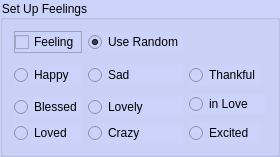
              <widget class="QGroupBox" name="groupBox_19">
               <property name="styleSheet">
                <string notr="true">background-color: rgb(204, 211, 250);</string>
               </property>
               <property name="title">
                <string>Set Up Feelings</string>
               </property>
               <layout class="QGridLayout" name="gridLayout_10">
                <item row="0" column="1">
                 <widget class="QRadioButton" name="feeling_random_image">
                  <property name="text">
                   <string>Use Random</string>
                  </property>
                  <property name="checked">
                   <bool>true</bool>
                  </property>
                 </widget>
                </item>
                <item row="3" column="2" rowspan="2" colspan="2">
                 <widget class="QRadioButton" name="feeling_inlove_image">
                  <property name="text">
                   <string>in Love</string>
                  </property>
                  <property name="icon">
                   <iconset resource="../ui/resources.qrc">
                    <normaloff>:/icons/images/loved.PNG</normaloff>:/icons/images/loved.PNG</iconset>
                  </property>
                  <property name="iconSize">
                   <size>
                    <width>25</width>
                    <height>25</height>
                   </size>
                  </property>
                 </widget>
                </item>
                <item row="4" column="1">
                 <widget class="QRadioButton" name="feeling_lovely_image">
                  <property name="text">
                   <string>Lovely</string>
                  </property>
                  <property name="icon">
                   <iconset resource="../ui/resources.qrc">
                    <normaloff>:/icons/images/loved.PNG</normaloff>:/icons/images/loved.PNG</iconset>
                  </property>
                  <property name="iconSize">
                   <size>
                    <width>25</width>
                    <height>25</height>
                   </size>
                  </property>
                 </widget>
                </item>
                <item row="0" column="0">
                 <widget class="QFrame" name="frame_12">
                  <property name="frameShape">
                   <enum>QFrame::StyledPanel</enum>
                  </property>
                  <property name="frameShadow">
                   <enum>QFrame::Raised</enum>
                  </property>
                  <layout class="QHBoxLayout" name="horizontalLayout_32">
                   <property name="spacing">
                    <number>0</number>
                   </property>
                   <property name="leftMargin">
                    <number>0</number>
                   </property>
                   <property name="topMargin">
                    <number>0</number>
                   </property>
                   <property name="rightMargin">
                    <number>0</number>
                   </property>
                   <property name="bottomMargin">
                    <number>0</number>
                   </property>
                   <item>
                    <widget class="QCheckBox" name="use_feeling_image">
                     <property name="text">
                      <string>Feeling</string>
                     </property>
                    </widget>
                   </item>
                   <item>
                    <widget class="QWidget" name="widget_14" native="true">
                     <layout class="QHBoxLayout" name="horizontalLayout_33">
                      <property name="spacing">
                       <number>0</number>
                      </property>
                      <property name="leftMargin">
                       <number>0</number>
                      </property>
                      <property name="topMargin">
                       <number>0</number>
                      </property>
                      <property name="rightMargin">
                       <number>0</number>
                      </property>
                      <property name="bottomMargin">
                       <number>0</number>
                      </property>
                     </layout>
                    </widget>
                   </item>
                  </layout>
                 </widget>
                </item>
                <item row="4" column="0">
                 <widget class="QRadioButton" name="feeling_blessed_image">
                  <property name="text">
                   <string>Blessed</string>
                  </property>
                  <property name="icon">
                   <iconset resource="../ui/resources.qrc">
                    <normaloff>:/icons/images/blessed.PNG</normaloff>:/icons/images/blessed.PNG</iconset>
                  </property>
                  <property name="iconSize">
                   <size>
                    <width>25</width>
                    <height>25</height>
                   </size>
                  </property>
                 </widget>
                </item>
                <item row="1" column="1" rowspan="3">
                 <widget class="QRadioButton" name="feeling_sad_image">
                  <property name="text">
                   <string>Sad</string>
                  </property>
                  <property name="icon">
                   <iconset resource="../ui/resources.qrc">
                    <normaloff>:/icons/images/sad.PNG</normaloff>:/icons/images/sad.PNG</iconset>
                  </property>
                  <property name="iconSize">
                   <size>
                    <width>25</width>
                    <height>25</height>
                   </size>
                  </property>
                 </widget>
                </item>
                <item row="1" column="0" rowspan="3">
                 <widget class="QRadioButton" name="feeling_happy_image">
                  <property name="text">
                   <string>Happy</string>
                  </property>
                  <property name="icon">
                   <iconset resource="../ui/resources.qrc">
                    <normaloff>:/icons/images/happy.PNG</normaloff>:/icons/images/happy.PNG</iconset>
                  </property>
                  <property name="iconSize">
                   <size>
                    <width>25</width>
                    <height>25</height>
                   </size>
                  </property>
                 </widget>
                </item>
                <item row="5" column="2">
                 <widget class="QRadioButton" name="feeling_excited_image">
                  <property name="text">
                   <string>Excited</string>
                  </property>
                  <property name="icon">
                   <iconset resource="../ui/resources.qrc">
                    <normaloff>:/icons/images/excited.PNG</normaloff>:/icons/images/excited.PNG</iconset>
                  </property>
                  <property name="iconSize">
                   <size>
                    <width>25</width>
                    <height>25</height>
                   </size>
                  </property>
                 </widget>
                </item>
                <item row="5" column="0">
                 <widget class="QRadioButton" name="feeling_loved_image">
                  <property name="text">
                   <string>Loved</string>
                  </property>
                  <property name="icon">
                   <iconset resource="../ui/resources.qrc">
                    <normaloff>:/icons/images/loved.PNG</normaloff>:/icons/images/loved.PNG</iconset>
                  </property>
                  <property name="iconSize">
                   <size>
                    <width>25</width>
                    <height>25</height>
                   </size>
                  </property>
                 </widget>
                </item>
                <item row="5" column="1">
                 <widget class="QRadioButton" name="feeling_crazy_image">
                  <property name="text">
                   <string>Crazy</string>
                  </property>
                  <property name="icon">
                   <iconset resource="../ui/resources.qrc">
                    <normaloff>:/icons/images/crazy.PNG</normaloff>:/icons/images/crazy.PNG</iconset>
                  </property>
                  <property name="iconSize">
                   <size>
                    <width>25</width>
                    <height>25</height>
                   </size>
                  </property>
                 </widget>
                </item>
                <item row="2" column="2">
                 <widget class="QRadioButton" name="feeling_thankful_image">
                  <property name="text">
                   <string>Thankful</string>
                  </property>
                  <property name="icon">
                   <iconset resource="../ui/resources.qrc">
                    <normaloff>:/icons/images/thankful.PNG</normaloff>:/icons/images/thankful.PNG</iconset>
                  </property>
                  <property name="iconSize">
                   <size>
                    <width>25</width>
                    <height>25</height>
                   </size>
                  </property>
                 </widget>
                </item>
               </layout>
              </widget>
